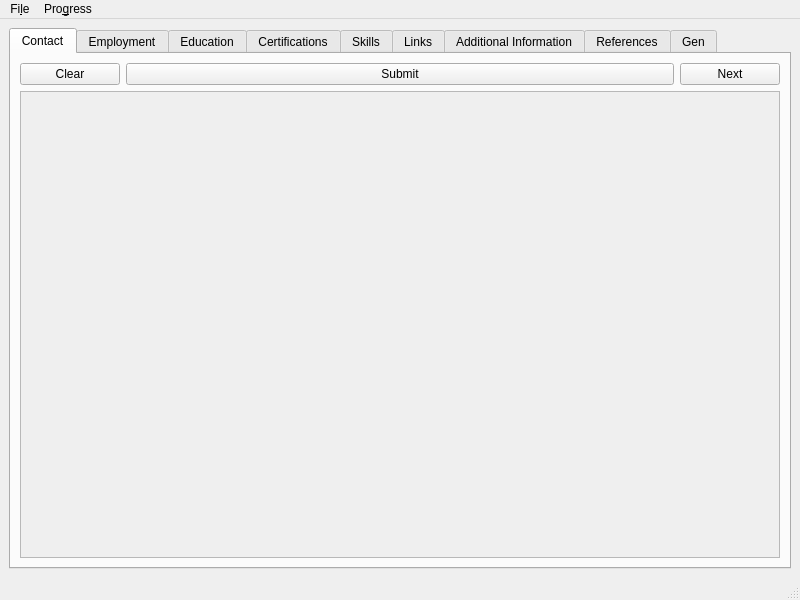
<?xml version="1.0" encoding="UTF-8"?>
<ui version="4.0">
 <class>MainWindow</class>
 <widget class="QMainWindow" name="MainWindow">
  <property name="geometry">
   <rect>
    <x>0</x>
    <y>0</y>
    <width>800</width>
    <height>600</height>
   </rect>
  </property>
  <property name="windowTitle">
   <string>ResumeBuilder</string>
  </property>
  <widget class="QWidget" name="centralwidget">
   <layout class="QGridLayout" name="gridLayout_3">
    <item row="0" column="0">
     <layout class="QGridLayout" name="gridLayout_5">
      <item row="0" column="0">
       <widget class="QTabWidget" name="tabWidget">
        <property name="currentIndex">
         <number>0</number>
        </property>
        <widget class="QWidget" name="contact_tab">
         <attribute name="title">
          <string>Contact</string>
         </attribute>
         <layout class="QGridLayout" name="gridLayout_6">
          <item row="1" column="0">
           <layout class="QGridLayout" name="gridLayout_4">
            <item row="0" column="0">
             <widget class="QScrollArea" name="scrollArea">
              <property name="widgetResizable">
               <bool>true</bool>
              </property>
              <widget class="QWidget" name="scrollAreaWidgetContents_2">
               <property name="geometry">
                <rect>
                 <x>0</x>
                 <y>0</y>
                 <width>754</width>
                 <height>450</height>
                </rect>
               </property>
               <layout class="QGridLayout" name="gridLayout_7">
                <item row="0" column="0">
                 <layout class="QGridLayout" name="gridLayout"/>
                </item>
               </layout>
              </widget>
             </widget>
            </item>
           </layout>
          </item>
          <item row="0" column="0">
           <layout class="QGridLayout" name="gridLayout_40">
            <item row="0" column="0">
             <widget class="QPushButton" name="pushButton_2">
              <property name="sizePolicy">
               <sizepolicy hsizetype="Maximum" vsizetype="Fixed">
                <horstretch>0</horstretch>
                <verstretch>0</verstretch>
               </sizepolicy>
              </property>
              <property name="maximumSize">
               <size>
                <width>100</width>
                <height>16777215</height>
               </size>
              </property>
              <property name="text">
               <string>Clear</string>
              </property>
             </widget>
            </item>
            <item row="0" column="1">
             <widget class="QPushButton" name="pushButton_7">
              <property name="text">
               <string>Submit</string>
              </property>
             </widget>
            </item>
            <item row="0" column="2">
             <widget class="QPushButton" name="pushButton">
              <property name="sizePolicy">
               <sizepolicy hsizetype="Maximum" vsizetype="Fixed">
                <horstretch>0</horstretch>
                <verstretch>0</verstretch>
               </sizepolicy>
              </property>
              <property name="maximumSize">
               <size>
                <width>100</width>
                <height>16777215</height>
               </size>
              </property>
              <property name="text">
               <string>Next</string>
              </property>
             </widget>
            </item>
           </layout>
          </item>
         </layout>
        </widget>
        <widget class="QWidget" name="employment_tab">
         <property name="minimumSize">
          <size>
           <width>0</width>
           <height>0</height>
          </size>
         </property>
         <attribute name="title">
          <string>Employment</string>
         </attribute>
         <layout class="QGridLayout" name="gridLayout_8">
          <item row="1" column="0">
           <layout class="QGridLayout" name="gridLayout_2">
            <item row="0" column="0">
             <widget class="QScrollArea" name="scrollArea_2">
              <property name="minimumSize">
               <size>
                <width>0</width>
                <height>0</height>
               </size>
              </property>
              <property name="widgetResizable">
               <bool>true</bool>
              </property>
              <widget class="QWidget" name="scrollAreaWidgetContents">
               <property name="geometry">
                <rect>
                 <x>0</x>
                 <y>0</y>
                 <width>98</width>
                 <height>28</height>
                </rect>
               </property>
               <property name="minimumSize">
                <size>
                 <width>0</width>
                 <height>0</height>
                </size>
               </property>
               <layout class="QGridLayout" name="gridLayout_10">
                <item row="0" column="0">
                 <layout class="QGridLayout" name="gridLayout_9"/>
                </item>
               </layout>
              </widget>
             </widget>
            </item>
           </layout>
          </item>
          <item row="0" column="0">
           <layout class="QGridLayout" name="gridLayout_36">
            <item row="0" column="1">
             <widget class="QPushButton" name="pushButton_3">
              <property name="text">
               <string>New</string>
              </property>
             </widget>
            </item>
            <item row="0" column="0">
             <widget class="QPushButton" name="pushButton_5">
              <property name="text">
               <string>Previous</string>
              </property>
             </widget>
            </item>
            <item row="0" column="2">
             <widget class="QPushButton" name="pushButton_6">
              <property name="text">
               <string>Submit</string>
              </property>
             </widget>
            </item>
            <item row="0" column="3">
             <widget class="QPushButton" name="pushButton_4">
              <property name="text">
               <string>Next</string>
              </property>
             </widget>
            </item>
           </layout>
          </item>
         </layout>
        </widget>
        <widget class="QWidget" name="education_tab">
         <attribute name="title">
          <string>Education</string>
         </attribute>
         <layout class="QGridLayout" name="gridLayout_12">
          <item row="1" column="0">
           <layout class="QGridLayout" name="gridLayout_11">
            <item row="0" column="0">
             <widget class="QScrollArea" name="scrollArea_3">
              <property name="widgetResizable">
               <bool>true</bool>
              </property>
              <widget class="QWidget" name="scrollAreaWidgetContents_3">
               <property name="geometry">
                <rect>
                 <x>0</x>
                 <y>0</y>
                 <width>98</width>
                 <height>28</height>
                </rect>
               </property>
               <layout class="QGridLayout" name="gridLayout_14">
                <item row="0" column="0">
                 <layout class="QGridLayout" name="gridLayout_13"/>
                </item>
               </layout>
              </widget>
             </widget>
            </item>
           </layout>
          </item>
          <item row="0" column="0">
           <layout class="QGridLayout" name="gridLayout_35">
            <item row="0" column="0">
             <widget class="QPushButton" name="pushButton_8">
              <property name="text">
               <string>Previous</string>
              </property>
             </widget>
            </item>
            <item row="0" column="2">
             <widget class="QPushButton" name="pushButton_10">
              <property name="text">
               <string>Submit</string>
              </property>
             </widget>
            </item>
            <item row="0" column="1">
             <widget class="QPushButton" name="pushButton_9">
              <property name="text">
               <string>New</string>
              </property>
             </widget>
            </item>
            <item row="0" column="3">
             <widget class="QPushButton" name="pushButton_11">
              <property name="text">
               <string>Next</string>
              </property>
             </widget>
            </item>
           </layout>
          </item>
         </layout>
        </widget>
        <widget class="QWidget" name="cert_tab">
         <attribute name="title">
          <string>Certifications</string>
         </attribute>
         <layout class="QGridLayout" name="gridLayout_16">
          <item row="1" column="0">
           <layout class="QGridLayout" name="gridLayout_15">
            <item row="0" column="0">
             <widget class="QScrollArea" name="scrollArea_4">
              <property name="widgetResizable">
               <bool>true</bool>
              </property>
              <widget class="QWidget" name="scrollAreaWidgetContents_4">
               <property name="geometry">
                <rect>
                 <x>0</x>
                 <y>0</y>
                 <width>98</width>
                 <height>28</height>
                </rect>
               </property>
               <layout class="QGridLayout" name="gridLayout_18">
                <item row="0" column="0">
                 <layout class="QGridLayout" name="gridLayout_17"/>
                </item>
               </layout>
              </widget>
             </widget>
            </item>
           </layout>
          </item>
          <item row="0" column="0">
           <layout class="QGridLayout" name="gridLayout_34">
            <item row="0" column="0">
             <widget class="QPushButton" name="pushButton_12">
              <property name="text">
               <string>Previous</string>
              </property>
             </widget>
            </item>
            <item row="0" column="1">
             <widget class="QPushButton" name="pushButton_13">
              <property name="text">
               <string>New</string>
              </property>
             </widget>
            </item>
            <item row="0" column="2">
             <widget class="QPushButton" name="pushButton_14">
              <property name="text">
               <string>Submit</string>
              </property>
             </widget>
            </item>
            <item row="0" column="3">
             <widget class="QPushButton" name="pushButton_15">
              <property name="text">
               <string>Next</string>
              </property>
             </widget>
            </item>
           </layout>
          </item>
         </layout>
        </widget>
        <widget class="QWidget" name="skills_tab">
         <attribute name="title">
          <string>Skills</string>
         </attribute>
         <layout class="QGridLayout" name="gridLayout_20">
          <item row="1" column="0">
           <layout class="QGridLayout" name="gridLayout_19">
            <item row="0" column="0">
             <widget class="QScrollArea" name="scrollArea_5">
              <property name="widgetResizable">
               <bool>true</bool>
              </property>
              <widget class="QWidget" name="scrollAreaWidgetContents_5">
               <property name="geometry">
                <rect>
                 <x>0</x>
                 <y>0</y>
                 <width>98</width>
                 <height>28</height>
                </rect>
               </property>
               <layout class="QGridLayout" name="gridLayout_22">
                <item row="0" column="0">
                 <layout class="QGridLayout" name="gridLayout_21"/>
                </item>
               </layout>
              </widget>
             </widget>
            </item>
           </layout>
          </item>
          <item row="0" column="0">
           <layout class="QGridLayout" name="gridLayout_37">
            <item row="0" column="1">
             <widget class="QPushButton" name="pushButton_17">
              <property name="text">
               <string>New</string>
              </property>
             </widget>
            </item>
            <item row="0" column="0">
             <widget class="QPushButton" name="pushButton_16">
              <property name="text">
               <string>Previous</string>
              </property>
             </widget>
            </item>
            <item row="0" column="2">
             <widget class="QPushButton" name="pushButton_18">
              <property name="text">
               <string>Submit</string>
              </property>
             </widget>
            </item>
            <item row="0" column="3">
             <widget class="QPushButton" name="pushButton_19">
              <property name="text">
               <string>Next</string>
              </property>
             </widget>
            </item>
           </layout>
          </item>
         </layout>
        </widget>
        <widget class="QWidget" name="links_tab">
         <attribute name="title">
          <string>Links</string>
         </attribute>
         <layout class="QGridLayout" name="gridLayout_32">
          <item row="1" column="0">
           <layout class="QGridLayout" name="gridLayout_31">
            <item row="0" column="0">
             <widget class="QScrollArea" name="scrollArea_8">
              <property name="widgetResizable">
               <bool>true</bool>
              </property>
              <widget class="QWidget" name="scrollAreaWidgetContents_8">
               <property name="geometry">
                <rect>
                 <x>0</x>
                 <y>0</y>
                 <width>98</width>
                 <height>28</height>
                </rect>
               </property>
               <layout class="QGridLayout" name="gridLayout_41">
                <item row="0" column="0">
                 <layout class="QGridLayout" name="gridLayout_33"/>
                </item>
               </layout>
              </widget>
             </widget>
            </item>
           </layout>
          </item>
          <item row="0" column="0">
           <layout class="QGridLayout" name="gridLayout_42">
            <item row="0" column="0">
             <widget class="QPushButton" name="pushButton_29">
              <property name="text">
               <string>Previous</string>
              </property>
             </widget>
            </item>
            <item row="0" column="1">
             <widget class="QPushButton" name="pushButton_30">
              <property name="text">
               <string>New</string>
              </property>
             </widget>
            </item>
            <item row="0" column="2">
             <widget class="QPushButton" name="pushButton_31">
              <property name="text">
               <string>Submit</string>
              </property>
             </widget>
            </item>
            <item row="0" column="3">
             <widget class="QPushButton" name="pushButton_32">
              <property name="text">
               <string>Next</string>
              </property>
             </widget>
            </item>
           </layout>
          </item>
         </layout>
        </widget>
        <widget class="QWidget" name="additional_info_tab">
         <attribute name="title">
          <string>Additional Information</string>
         </attribute>
         <layout class="QGridLayout" name="gridLayout_24">
          <item row="1" column="0">
           <layout class="QGridLayout" name="gridLayout_23">
            <item row="0" column="0">
             <widget class="QScrollArea" name="scrollArea_6">
              <property name="widgetResizable">
               <bool>true</bool>
              </property>
              <widget class="QWidget" name="scrollAreaWidgetContents_6">
               <property name="geometry">
                <rect>
                 <x>0</x>
                 <y>0</y>
                 <width>98</width>
                 <height>28</height>
                </rect>
               </property>
               <layout class="QGridLayout" name="gridLayout_26">
                <item row="0" column="0">
                 <layout class="QGridLayout" name="gridLayout_25"/>
                </item>
               </layout>
              </widget>
             </widget>
            </item>
           </layout>
          </item>
          <item row="0" column="0">
           <layout class="QGridLayout" name="gridLayout_38">
            <item row="0" column="2">
             <widget class="QPushButton" name="pushButton_22">
              <property name="text">
               <string>Submit</string>
              </property>
             </widget>
            </item>
            <item row="0" column="1">
             <widget class="QPushButton" name="pushButton_21">
              <property name="text">
               <string>New</string>
              </property>
             </widget>
            </item>
            <item row="0" column="0">
             <widget class="QPushButton" name="pushButton_20">
              <property name="text">
               <string>Previous</string>
              </property>
             </widget>
            </item>
            <item row="0" column="3">
             <widget class="QPushButton" name="pushButton_23">
              <property name="text">
               <string>Next</string>
              </property>
             </widget>
            </item>
           </layout>
          </item>
         </layout>
        </widget>
        <widget class="QWidget" name="references_tab">
         <attribute name="title">
          <string>References</string>
         </attribute>
         <layout class="QGridLayout" name="gridLayout_28">
          <item row="1" column="0">
           <layout class="QGridLayout" name="gridLayout_27">
            <item row="0" column="0">
             <widget class="QScrollArea" name="scrollArea_7">
              <property name="widgetResizable">
               <bool>true</bool>
              </property>
              <widget class="QWidget" name="scrollAreaWidgetContents_7">
               <property name="geometry">
                <rect>
                 <x>0</x>
                 <y>0</y>
                 <width>98</width>
                 <height>28</height>
                </rect>
               </property>
               <layout class="QGridLayout" name="gridLayout_30">
                <item row="0" column="0">
                 <layout class="QGridLayout" name="gridLayout_29"/>
                </item>
               </layout>
              </widget>
             </widget>
            </item>
           </layout>
          </item>
          <item row="0" column="0">
           <layout class="QGridLayout" name="gridLayout_39">
            <item row="0" column="2">
             <widget class="QPushButton" name="pushButton_26">
              <property name="text">
               <string>Submit</string>
              </property>
             </widget>
            </item>
            <item row="0" column="1">
             <widget class="QPushButton" name="pushButton_25">
              <property name="text">
               <string>New</string>
              </property>
             </widget>
            </item>
            <item row="0" column="0">
             <widget class="QPushButton" name="pushButton_24">
              <property name="text">
               <string>Previous</string>
              </property>
             </widget>
            </item>
            <item row="0" column="3">
             <widget class="QPushButton" name="pushButton_27">
              <property name="text">
               <string>Next</string>
              </property>
             </widget>
            </item>
           </layout>
          </item>
         </layout>
        </widget>
        <widget class="QWidget" name="gen_tab">
         <attribute name="title">
          <string>Gen</string>
         </attribute>
         <layout class="QGridLayout" name="gridLayout_44">
          <item row="1" column="1">
           <layout class="QGridLayout" name="gridLayout_43">
            <item row="0" column="1">
             <spacer name="verticalSpacer">
              <property name="orientation">
               <enum>Qt::Vertical</enum>
              </property>
              <property name="sizeHint" stdset="0">
               <size>
                <width>20</width>
                <height>40</height>
               </size>
              </property>
             </spacer>
            </item>
            <item row="1" column="2">
             <widget class="QPushButton" name="pushButton_28">
              <property name="maximumSize">
               <size>
                <width>200</width>
                <height>16777215</height>
               </size>
              </property>
              <property name="text">
               <string>Generate XML - References</string>
              </property>
             </widget>
            </item>
            <item row="1" column="3">
             <widget class="QPushButton" name="pushButton_37">
              <property name="maximumSize">
               <size>
                <width>200</width>
                <height>16777215</height>
               </size>
              </property>
              <property name="text">
               <string>Generate XML - Resume</string>
              </property>
             </widget>
            </item>
            <item row="1" column="1">
             <widget class="QPushButton" name="pushButton_33">
              <property name="sizePolicy">
               <sizepolicy hsizetype="Minimum" vsizetype="Fixed">
                <horstretch>0</horstretch>
                <verstretch>0</verstretch>
               </sizepolicy>
              </property>
              <property name="maximumSize">
               <size>
                <width>150</width>
                <height>16777215</height>
               </size>
              </property>
              <property name="text">
               <string>Generate JSON</string>
              </property>
             </widget>
            </item>
            <item row="2" column="2">
             <widget class="QPushButton" name="pushButton_35">
              <property name="text">
               <string>Generate PDF - References</string>
              </property>
             </widget>
            </item>
            <item row="2" column="3">
             <widget class="QPushButton" name="pushButton_34">
              <property name="maximumSize">
               <size>
                <width>200</width>
                <height>16777215</height>
               </size>
              </property>
              <property name="text">
               <string>Generate PDF - Resume</string>
              </property>
             </widget>
            </item>
            <item row="2" column="1">
             <widget class="QPushButton" name="pushButton_38">
              <property name="text">
               <string>Exit</string>
              </property>
             </widget>
            </item>
           </layout>
          </item>
          <item row="0" column="1">
           <layout class="QGridLayout" name="gridLayout_45">
            <item row="0" column="0">
             <widget class="QPushButton" name="pushButton_36">
              <property name="maximumSize">
               <size>
                <width>150</width>
                <height>16777215</height>
               </size>
              </property>
              <property name="text">
               <string>Previous</string>
              </property>
             </widget>
            </item>
            <item row="0" column="1">
             <widget class="QLineEdit" name="save"/>
            </item>
           </layout>
          </item>
         </layout>
        </widget>
       </widget>
      </item>
     </layout>
    </item>
   </layout>
  </widget>
  <widget class="QMenuBar" name="menubar">
   <property name="geometry">
    <rect>
     <x>0</x>
     <y>0</y>
     <width>800</width>
     <height>22</height>
    </rect>
   </property>
   <widget class="QMenu" name="menuFile">
    <property name="title">
     <string>Fi&amp;le</string>
    </property>
    <widget class="QMenu" name="menuimport">
     <property name="title">
      <string>import</string>
     </property>
     <addaction name="actionImport_References"/>
     <addaction name="actionImport_Resume"/>
    </widget>
    <addaction name="actionExit"/>
    <addaction name="menuimport"/>
   </widget>
   <widget class="QMenu" name="menuProgress">
    <property name="title">
     <string>Pro&amp;gress</string>
    </property>
    <addaction name="actionPrevious"/>
    <addaction name="actionNext"/>
   </widget>
   <addaction name="menuFile"/>
   <addaction name="menuProgress"/>
  </widget>
  <widget class="QStatusBar" name="statusbar"/>
  <action name="actionExit">
   <property name="text">
    <string>&amp;Exit</string>
   </property>
   <property name="shortcut">
    <string>Ctrl+Q</string>
   </property>
  </action>
  <action name="actionPrevious">
   <property name="text">
    <string>&amp;Previous</string>
   </property>
   <property name="shortcut">
    <string>Alt+P</string>
   </property>
  </action>
  <action name="actionNext">
   <property name="text">
    <string>&amp;Next</string>
   </property>
   <property name="shortcut">
    <string>Alt+N</string>
   </property>
  </action>
  <action name="actionImport_References">
   <property name="text">
    <string>Import References XML</string>
   </property>
  </action>
  <action name="actionImport_Resume">
   <property name="text">
    <string>Import Resume XML</string>
   </property>
  </action>
 </widget>
 <resources/>
 <connections/>
</ui>
